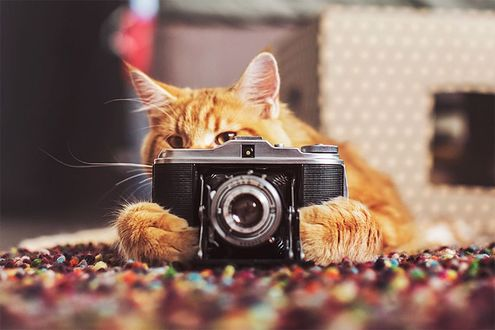
//> input picture cat.jpg, 495 x 330 px, given in place of the camera
$ ./lab3   (built with g++ and OpenCV 4)
//> lines starting //> are read from the running program, lines starting //| are printed output that depends on the picture
#include <opencv2/core/core.hpp>
#include <opencv2/highgui/highgui.hpp>
#include <opencv2/imgproc.hpp>
#include <iostream>

using namespace cv;
using namespace std;

int main() {
    VideoCapture cap(0);

    if(!cap.isOpened()) {
        cout << "Error opening video stream or file" << endl;
        return -1;
    }

    while(1) {
        Mat frame;
        cap >> frame;
//> frame is the input picture: 330 rows x 495 cols, CV_8UC3; mean B, G, R 99.2, 111.6, 140

        if (frame.empty())
            break;

        imshow( "Original Stream", frame);

        Mat gaussBlur;
        GaussianBlur(frame, gaussBlur, Size(21, 21), 0, 0);
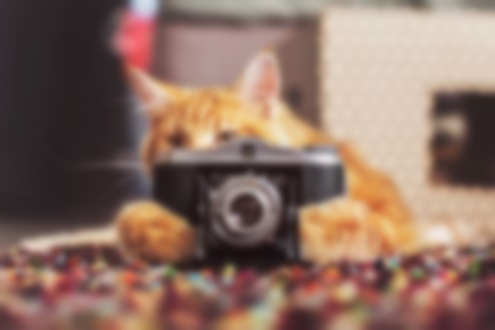
//> gaussBlur: 330 rows x 495 cols, CV_8UC3; mean B, G, R 99.2, 111.6, 140
        imshow("Gaussian Blur Stream", gaussBlur);

        Mat frameHSV, redColor;
        cvtColor(frame, frameHSV, COLOR_BGR2HSV);
//> frameHSV: 330 rows x 495 cols, CV_8UC3; mean H, S, V 61.9, 75.6, 140.2
        inRange(frameHSV, Scalar(0, 50, 180), Scalar(5, 255, 255), redColor);
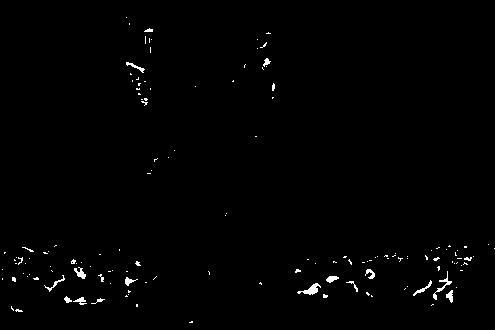
//> redColor: 330 rows x 495 cols, CV_8UC1; 0.91% white in thin lines or dots
        imshow("Red Color Stream", redColor);

        Mat edges;
        cvtColor(frame, edges, COLOR_BGR2GRAY);
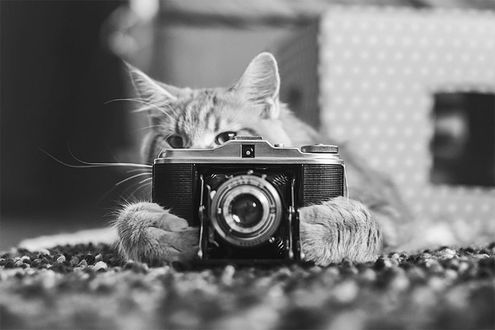
//> edges: 330 rows x 495 cols, CV_8UC1; min 0, max 255, mean 118.7
        GaussianBlur(edges, edges, Size(7, 7), 0, 0);
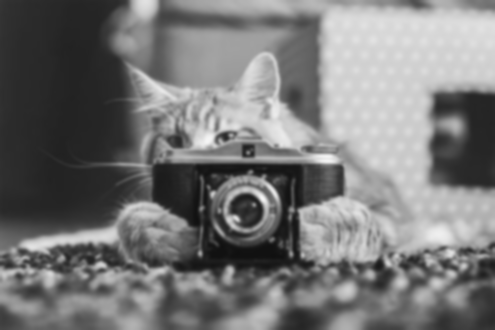
//> edges: 330 rows x 495 cols, CV_8UC1; min 16, max 245, mean 118.7
        Canny(edges, edges, 30, 100);
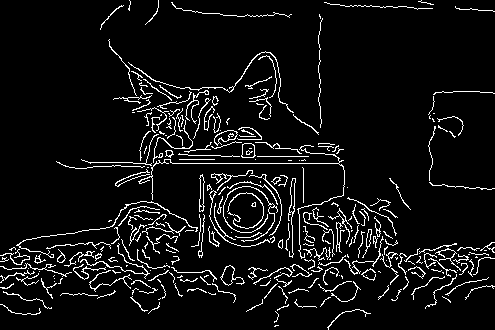
//> edges: 330 rows x 495 cols, CV_8UC1; 6.7% white in thin lines or dots
        imshow("Canny Edge Stream", edges);

        char c=(char)waitKey(25);
//> the Esc key is pressed
        if(c==27)
            break;
    }
    cap.release();
    destroyAllWindows();
    return 0;
}
